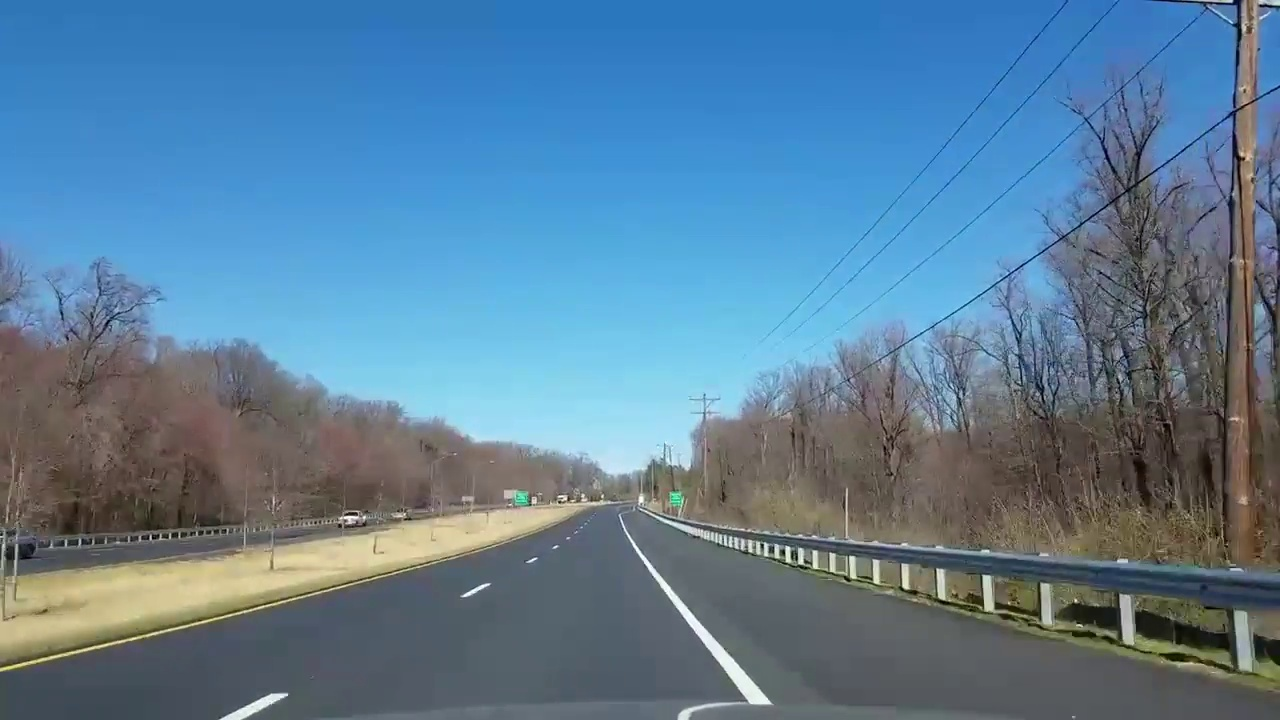
#> input picture Easy_test_frames/Easy_Test_frame240.jpg, 1280 x 720 px, given in place of the camera
$ jupyter execute --allow-errors new_exp.ipynb   (Python 2 division)   (older library calls are emulated)
#> lines starting #> are read from the running program, lines starting #| are printed output that depends on the picture; pictures that were not available may be replaced by others from this repository, and a replacement may not be noted
[cell 1]
import numpy as np
import matplotlib.pyplot as plt
import matplotlib.image as mpimg
import cv2
from IPython.display import HTML, Video
from moviepy.editor import VideoFileClip
from LaneLines import *

[cell 2]
cap = cv2.VideoCapture(3)
count = 0
img = None
while cap.isOpened():
    ret, frame = cap.read()
#> frame is the input picture: shape (720, 1280, 3); mean B, G, R 151.6, 126.2, 91.9
    # [7 lines of commented-out code are left out]
    cv2.imshow('frame', frame)
    cv2.waitKey(0)
    break

cap.release()
cv2.destroyAllWindows()

[cell 3]
frame = cv2.imread("test_vid2_frames/test_vid2_300.jpg")
plt.imshow(frame)
#> (this line was passed over: IPython is not available in this run)

[cell 4]
height, width, ch_ = frame.shape
#> height = 720; width = 1280; ch_ = 3
print(height, width)
#| 720 1280

[cell 5]
# lane_image = mpimg.imread('lane_junior_frames/lane_juniors_frame110.jpg')
# print(lane_image.shape)
img = np.copy(frame)
img = cv2.GaussianBlur(img, (5,5), 0)
plt.imshow(img)
#> (this line was passed over: IPython is not available in this run)

[cell 6]
def threshold_rel(img, lo, hi):
    vmin = np.min(img)
    vmax = np.max(img)

    vlo = vmin + (vmax - vmin) * lo
    vhi = vmin + (vmax - vmin) * hi
    return np.uint8((img >= vlo) & (img <= vhi)) * 255

def threshold_abs(img, lo, hi):
    return np.uint8((img >= lo) & (img <= hi)) * 255

[cell 7]
def test(img):
#     tmp = birdeye.forward(img)
    tmp = np.copy(img)
    hls = cv2.cvtColor(tmp, cv2.COLOR_RGB2HLS)
#> hls: shape (720, 1280, 3); mean of channels 0, 1, 2 41.5, 122, 91.6
    hsv = cv2.cvtColor(tmp, cv2.COLOR_RGB2HSV)
#> hsv: shape (720, 1280, 3); mean H, S, V 41.6, 102, 158.3
    h_channel = hls[:,:,0]
    l_channel = hls[:,:,1]
    s_channel = hls[:,:,2]
    v_channel = hsv[:,:,2]

# [18 lines of commented-out code are left out]


    f = plt.figure(figsize=(24, 16))
    ax1 = f.add_subplot(2, 2, 1)
    ax1.imshow(threshold_abs(l_channel, 50, 80), vmin=0, vmax=255, cmap='gray')
    ax2 = f.add_subplot(2, 2, 2)
    ax2.imshow(threshold_rel(v_channel, 0.85, 1.0), vmin=0, vmax=255, cmap='gray')
    # ax1.imshow(tmp)
    res1 = threshold_abs(l_channel, 50, 80)
    res2 = threshold_rel(v_channel, 0.85, 1.0)
    lanes = res1 & res2
    ax3 = f.add_subplot(2, 2, 3)
    # ax2.imshow(h_channel, vmin=0, vmax=255, cmap='gray')

    height, width = img.shape[0], img.shape[1]
    region_of_interest = np.array([
        [(200, 500), (0, height), (width, height), (1800, 500)]
        ])
    mask = np.zeros_like(lanes)
    # cv2.fillConvexPoly(mask, region_of_interest, 255)
    mask[450:height, :] = 255
    ax3.imshow(mask, vmin=0, vmax=255, cmap='gray')
    # [4 lines of commented-out code are left out]
    lane_lines = res2 & mask
    # lane_lines[:700,1300] = 0

    ax4 = f.add_subplot(2, 2, 4)
    ax4.imshow(lane_lines, vmin=0, vmax=255, cmap='gray')
    # ax4.imshow(s_channel, vmin=0, vmax=255, cmap='gray')

test(img)
#> (the call stopped at in test, `f = plt.figure(figsize=(24, 16))`: IPython is not available in this run)

[cell 8]
plt.imshow(img)
#> (this line was passed over: IPython is not available in this run)

[cell 9]
class PerspectiveTransformation:
    """ This a class for transforming image between front view and top view

    Attributes:
        src (np.array): Coordinates of 4 source points
        dst (np.array): Coordinates of 4 destination points
        M (np.array): Matrix to transform image from front view to top view
        M_inv (np.array): Matrix to transform image from top view to front view
    """
    def __init__(self):
        """Init PerspectiveTransformation."""

        height, width = img.shape[0], img.shape[1]
#> height = 720; width = 1280

        region_of_interest = np.array([
        [(400, 500), (0, 900), (width, 900), (1600, 500)]
        ])


    def forward(self, img, img_size=(1920, 1080), flags=cv2.INTER_LINEAR):
        """ Take a front view image and transform to top view

        Parameters:
            img (np.array): A front view image
            img_size (tuple): Size of the image (width, height)
            flags : flag to use in cv2.warpPerspective()

        Returns:
            Image (np.array): Top view image
        """
#> called with img_size = (1920, 1080), flags = 1
        height, width, ch_ = img.shape
#> height = 720; width = 1280; ch_ = 3

        self.src = np.float32([(width//4, 2*height//3),
                               (0, height-50),
                               (width, height-50),
                               (3*width//4, 2*height//3)])
        self.dst = np.float32([(50, 0),
                               (50, height),
                               (width-50, height),
                               (width-50, 0)])

        self.M = cv2.getPerspectiveTransform(self.src, self.dst)
        self.M_inv = cv2.getPerspectiveTransform(self.dst, self.src)
        img_size = (width, height)
#> img_size = (1280, 720)
        return cv2.warpPerspective(img, self.M, img_size, flags=flags)
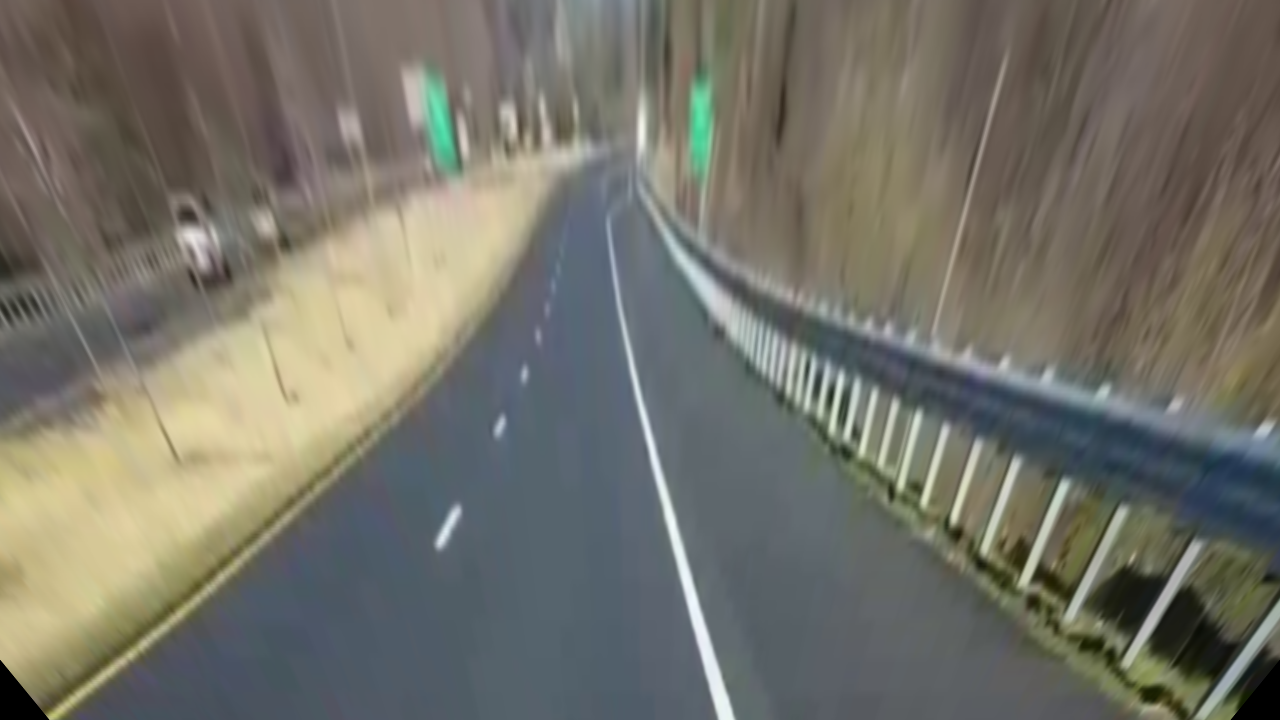
#> returned value: shape (720, 1280, 3); mean of channels 0, 1, 2 104.6, 114.2, 115.7; drawn as B, G, R

    def backward(self, img, img_size=(1920, 1080), flags=cv2.INTER_LINEAR):
        """ Take a top view image and transform it to front view

        Parameters:
            img (np.array): A top view image
            img_size (tuple): Size of the image (width, height)
            flags (int): flag to use in cv2.warpPerspective()

        Returns:
            Image (np.array): Front view image
        """
        height, width, ch_ = img.shape
        img_size = (width, height)
        return cv2.warpPerspective(img, self.M_inv, img_size, flags=flags)

[cell 10]
birdeye = PerspectiveTransformation()
img1 = birdeye.forward(img)
plt.imshow(img1)
#> (this line was passed over: IPython is not available in this run)

[cell 11]
hls = cv2.cvtColor(img1, cv2.COLOR_RGB2HLS)
#> hls: shape (720, 1280, 3); mean of channels 0, 1, 2 71.6, 110.6, 35.6
hsv = cv2.cvtColor(img1, cv2.COLOR_RGB2HSV)
#> hsv: shape (720, 1280, 3); mean H, S, V 71.7, 50.1, 122.6
h_channel = hls[:,:,0]
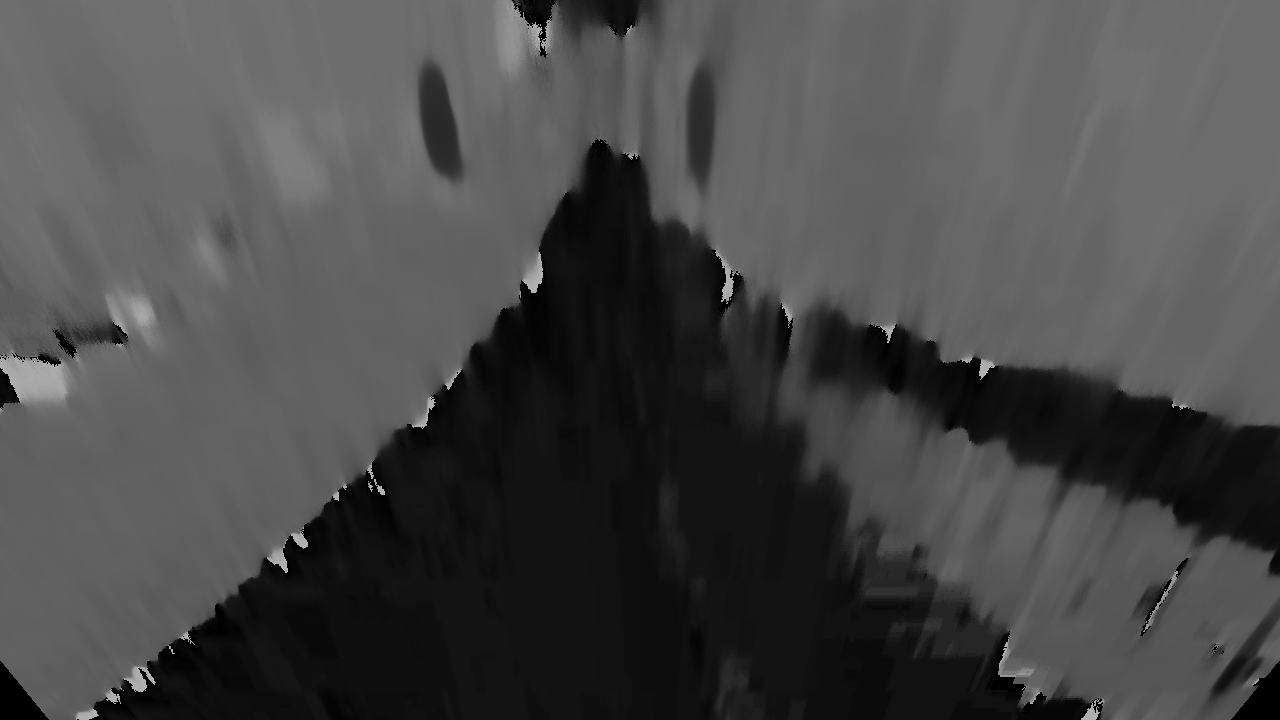
#> h_channel: shape (720, 1280); min 0, max 179, mean 71.6
l_channel = hls[:,:,1]
s_channel = hls[:,:,2]
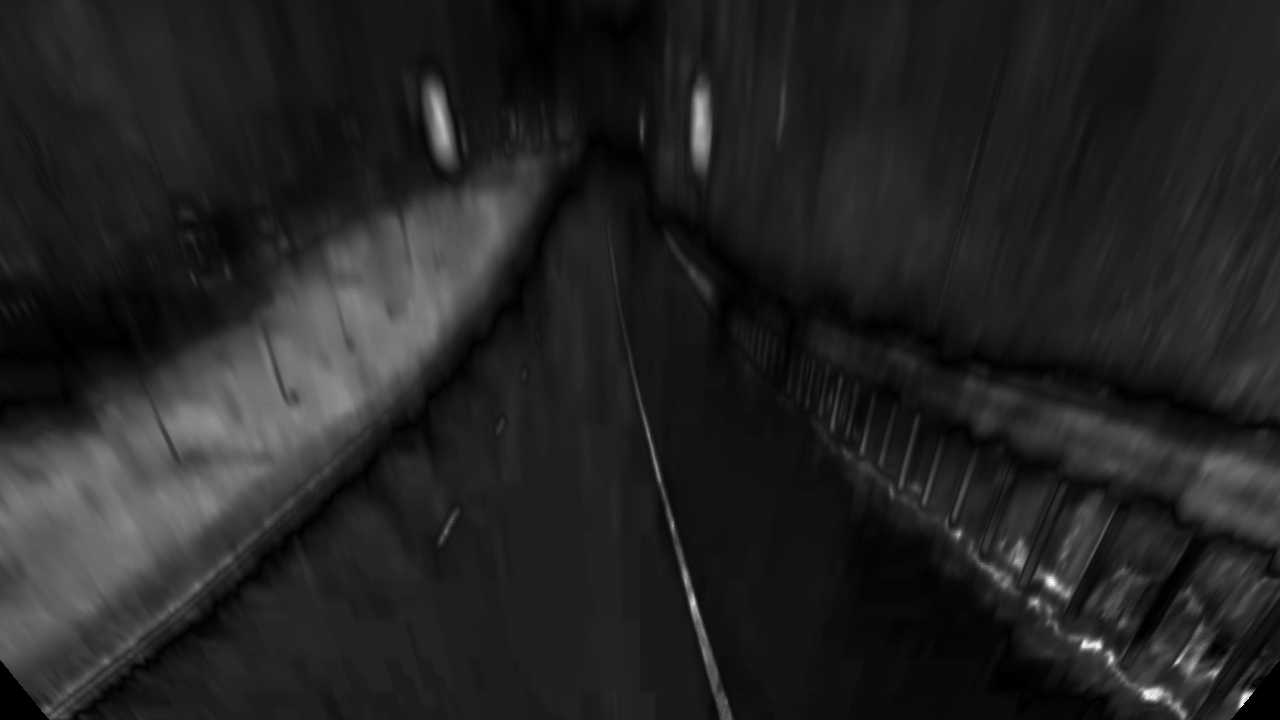
#> s_channel: shape (720, 1280); min 0, max 255, mean 35.6
v_channel = hsv[:,:,2]
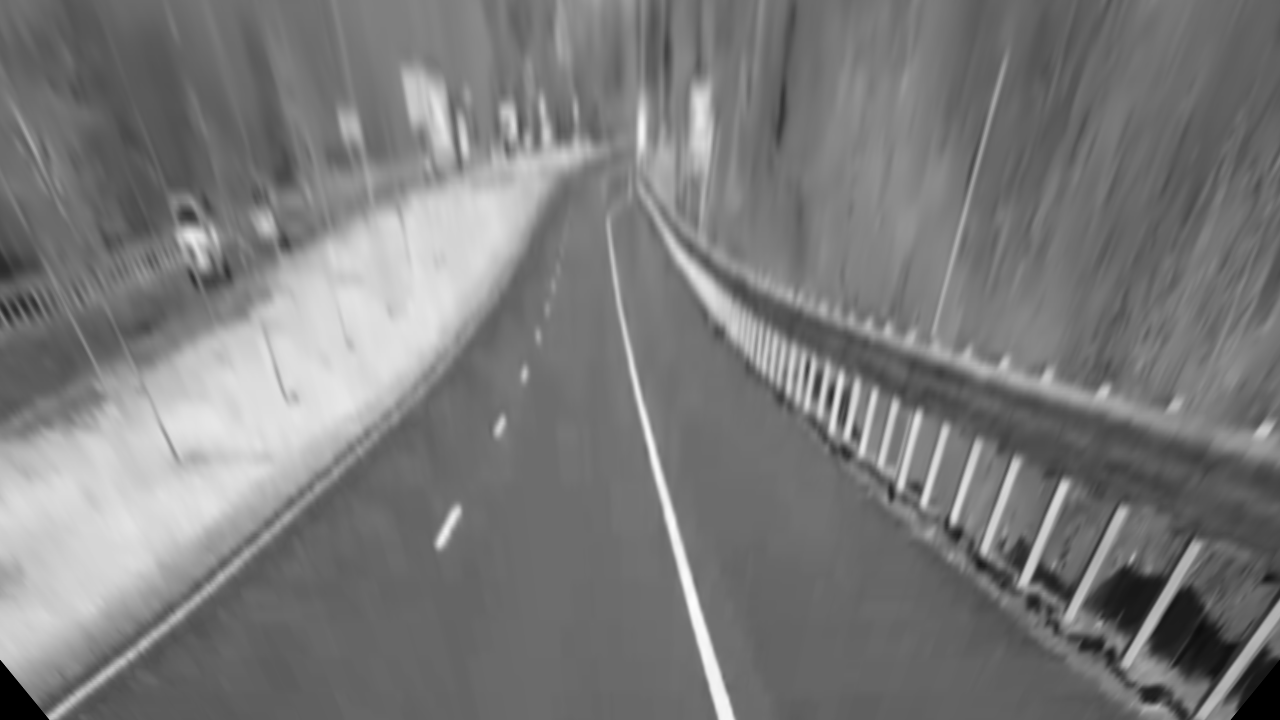
#> v_channel: shape (720, 1280); min 0, max 253, mean 122.6


#> (the rest of this cell did not finish here and is left out)

[cell 12]
img2 = cv2.imread("test_vid2_frames/test_vid2_300.jpg")
img2 = cv2.cvtColor(img2, cv2.COLOR_BGR2GRAY)
plt.imshow(img2, cmap='gray')
#> (this line was passed over: IPython is not available in this run)

[cell 13]
img2 = cv2.imread("test_vid2_frames/test_vid2_300.jpg")
img2 = cv2.cvtColor(img2, cv2.COLOR_BGR2GRAY)
plt.imshow(img2, cmap='gray')
#> (this line was passed over: IPython is not available in this run)
